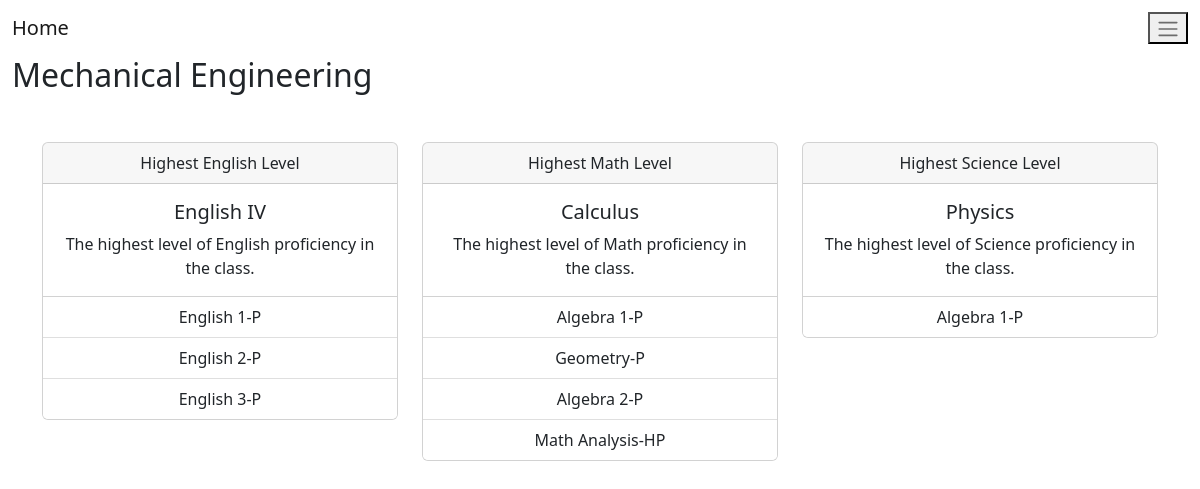
Page /major/Mechanical Engineering on the committed database.
### website/models.py (models this page shows)
class Major(db.Model):
   id = db.Column(db.Integer, primary_key = True)
   Major_Name = db.Column(db.String(120), unique = True)
   Math_Level = db.Column(db.String(120))
   English_Level = db.Column(db.String(120))
   Science_Level = db.Column(db.String(120))
   Major_Keywords = db.Column(db.String(10000))

class Class(db.Model):
    id = db.Column(db.Integer, primary_key=True)
    Course_Name = db.Column(db.String(1000))
    prerequisites = db.relationship('Class', secondary=prerequisite_table,
                                     primaryjoin=id==prerequisite_table.c.course_id,
                                     secondaryjoin=id==prerequisite_table.c.prerequisite_id)
    Course_Notes = db.Column(db.String(10000))
    Course_Path = db.Column(db.Integer, db.ForeignKey('path.id'))

### website/views.py (the view)
@views.route('/major/<string:major_name>')
def major(major_name):
  major_query = Major.query.filter_by(Major_Name = major_name).first()
  if not major_query:
    abort(404, description = "Major not found.")
  class_list = getNames(Class.query.all())
  subjects = {
    'Math': major_query.Math_Level,
    'English': major_query.English_Level,
    'Science': major_query.Science_Level
  }
  class_matches = {subject: get_closest_class(level, class_list) for subject, level in subjects.items()}
  prerequisites = {
    subject: fetch_course_with_prerequisites(course_name) for subject, course_name in class_matches.items()
  }
  print(f"Session student: {session.get('student')}")
  print(f"Prerequisites: {prerequisites}")
  return render_template(
    'majors.html', math_prerequisites = prerequisites['Math'], english_prerequisites = prerequisites['English'], science_prerequisites = prerequisites['Science'], major = major_query
  )

### website/tools.py (called while the page is built)
def getNames(Class_Query):
  ans = []
  for Class in Class_Query:
    ans.append(Class.Course_Name)
  return ans

def get_closest_class(level, class_list):
  return difflib.get_close_matches(level, class_list, n=1)[0] if level else None

def collect_prerequisites(course, collected=None):
    if collected is None:
        collected = []
    if course.Course_Name not in collected:
        collected.append(course.Course_Name)
    for prereq in course.prerequisites:
        collect_prerequisites(prereq, collected)
    return collected

def fetch_course_with_prerequisites(course_name):
  if not course_name:
    return []
  course = Class.query.filter_by(Course_Name = course_name).first()
  if not course:
    return []
  prerequisites = collect_prerequisites(course)
  prerequisites.reverse()
  return prerequisites

### website/templates/majors.html
{% extends 'index.html' %}
{% block navbar %}{{super()}}{% endblock %}
{% block main %}
<div class="container-fluid">
  <h2>{{major.Major_Name}}</h2>
  <div class="container mt-5">
    <div class="row">
      {% if major.English_Level %}
        <div class="col-md-4">
            <div class="card text-center">
                <div class="card-header">
                    Highest English Level
                </div>
                <div class="card-body">
                    <h5 class="card-title">{{major.English_Level}}</h5>
                    <p class="card-text">The highest level of English proficiency in the class.</p>
                </div>
                <ul class="list-group list-group-flush">
                    {% for i in range(english_prerequisites | length - 1) %}
                    <li class="list-group-item">{{ english_prerequisites[i] }}</li>
                {% endfor %}
                </ul>
            </div>
        </div>
      {% endif %}
      {% if major.Math_Level %}
      <div class="col-md-4">
            <div class="card text-center">
                <div class="card-header">
                    Highest Math Level
                </div>
                <div class="card-body">
                    <h5 class="card-title">{{major.Math_Level}}</h5>
                    <p class="card-text">The highest level of Math proficiency in the class.</p>
                </div>
                <ul class="list-group list-group-flush">
                    {% for i in range(math_prerequisites | length - 1) %}
                    <li class="list-group-item">{{ math_prerequisites[i] }}</li>
                {% endfor %}
                </ul>
            </div>
        </div>
        {% endif %}
        {% if major.Science_Level %}
        <div class="col-md-4">
            <div class="card text-center">
                <div class="card-header">
                    Highest Science Level
                </div>
                <div class="card-body">
                    <h5 class="card-title">{{major.Science_Level}}</h5>
                    <p class="card-text">The highest level of Science proficiency in the class.</p>
                </div>
                <ul class="list-group list-group-flush">
                {% for i in range(science_prerequisites | length - 1) %}
                    <li class="list-group-item">{{ science_prerequisites[i] }}</li>
                {% endfor %}
                </ul>
            </div>
        </div>
        {% endif %}
    </div>
  </div>
</div>
{% endblock %}

### rows in the picture
Major: Major_Name "Mechanical Engineering", English_Level "English IV", Math_Level "Calculus", Science_Level "Physics"
Class: Course_Name "English 1-P"
Class: Course_Name "English 2-P"
Class: Course_Name "English 3-P"
Class: Course_Name "Algebra 1-P", Course_Name "Algebra 1-P"
Class: Course_Name "Geometry-P"
Class: Course_Name "Algebra 2-P"
Class: Course_Name "Math Analysis-HP"
